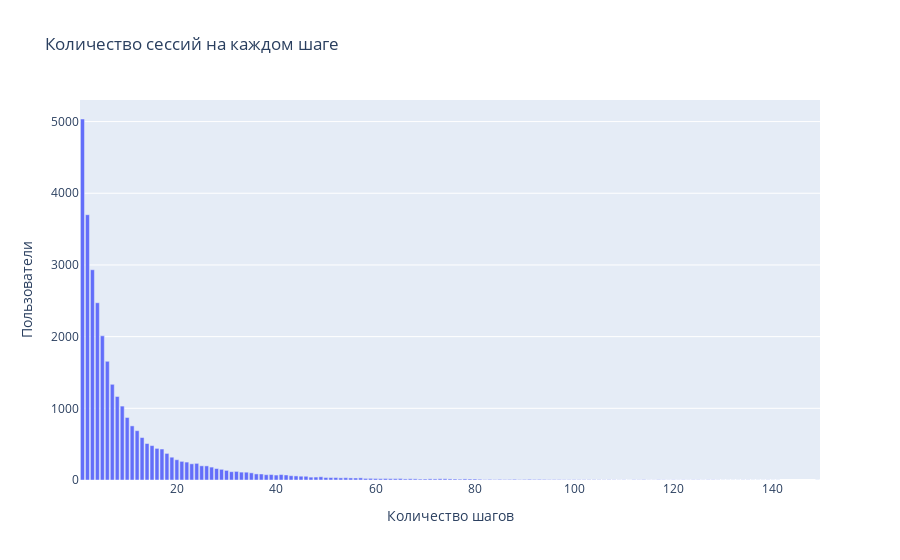

This figure's notebook cell:
### Code cell
fig = px.bar(table1, x = "step", y = "session_id", title='Количество сессий на каждом шаге')
fig.update_xaxes(title_text='Количество шагов') 
fig.update_yaxes(title_text='Пользователи')
fig.show()

### Figure 1 — Plotly figure (JSON) as saved in the notebook; plotly's stock layout.template omitted (floating-point values rounded to 4 significant figures; data arrays with more than 128 entries replaced by an {"elided": "..."} marker saying what was removed)
{"data": [{"alignmentgroup": "True", "hovertemplate": "step=%{x}<br>session_id=%{y}<extra></extra>", "legendgroup": "", "marker": {"color": "#636efa", "pattern": {"shape": ""}}, "name": "", "offsetgroup": "", "orientation": "v", "showlegend": false, "textposition": "auto", "type": "bar", "x": {"elided": "142 int values"}, "xaxis": "x", "y": {"elided": "142 int values"}, "yaxis": "y"}], "layout": {"barmode": "relative", "legend": {"tracegroupgap": 0}, "title": {"text": "Количество сессий на каждом шаге"}, "xaxis": {"anchor": "y", "domain": [0, 1], "title": {"text": "Количество шагов"}}, "yaxis": {"anchor": "x", "domain": [0, 1], "title": {"text": "Пользователи"}}}}
